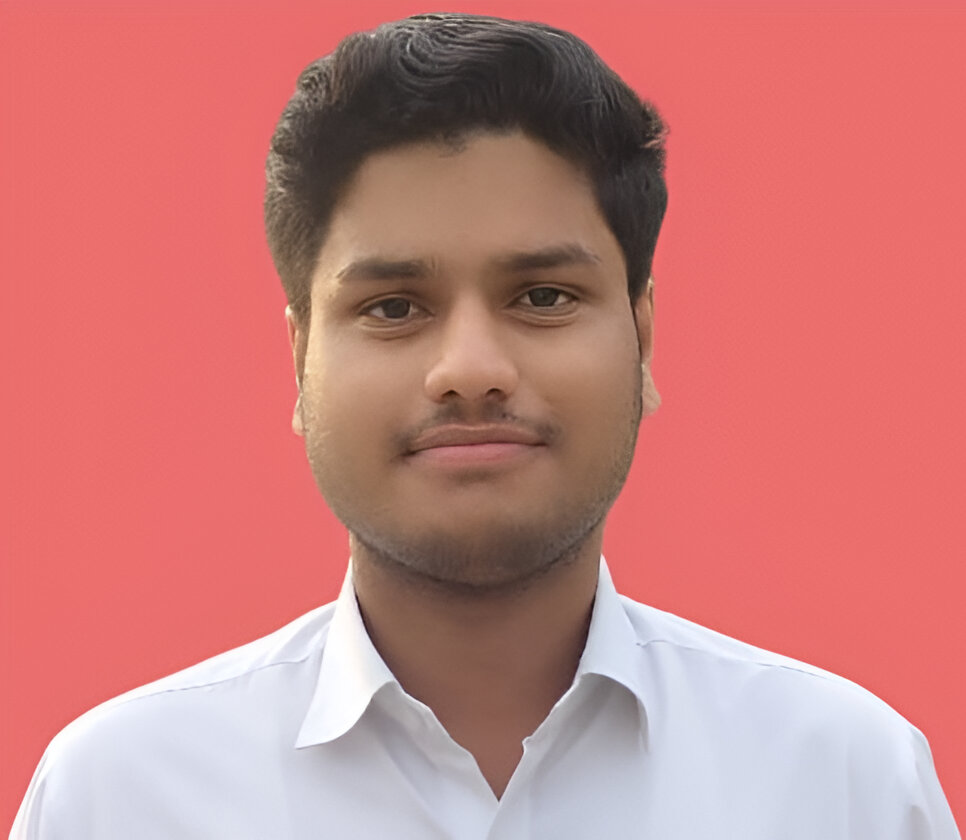
#> input picture dataset/Anand/Anand1.jpeg, 966 x 840 px, found by its file name; its folder holds only this picture in this run
$ jupyter execute --allow-errors FDAS.ipynb   (shell and % lines are left out)
#> lines starting #> are read from the running program, lines starting #| are printed output that depends on the picture
[cell 1]
import cv2
import os

def detect_and_crop_faces(input_folder, output_folder):
    # Load OpenCV's Haar Cascade for face detection
    face_cascade = cv2.CascadeClassifier(cv2.data.haarcascades + 'haarcascade_frontalface_default.xml')

    # Create output folder if it doesn't exist
    if not os.path.exists(output_folder):
        os.makedirs(output_folder)

    # Iterate over all subfolders in the input folder
    for person_folder in os.listdir(input_folder):
        person_input_path = os.path.join(input_folder, person_folder)

        # Check if it's a directory (skip files)
        if os.path.isdir(person_input_path):
            person_output_path = os.path.join(output_folder, person_folder)

            if not os.path.exists(person_output_path):
                os.makedirs(person_output_path)

            # Process all images in each person's folder
            for filename in os.listdir(person_input_path):
                image_path = os.path.join(person_input_path, filename)
                img = cv2.imread(image_path)
#> img is the input picture: shape (840, 966, 3); mean B, G, R 123.5, 125.8, 200.7

                # Check if image is read successfully
                if img is not None:
                    gray = cv2.cvtColor(img, cv2.COLOR_BGR2GRAY)
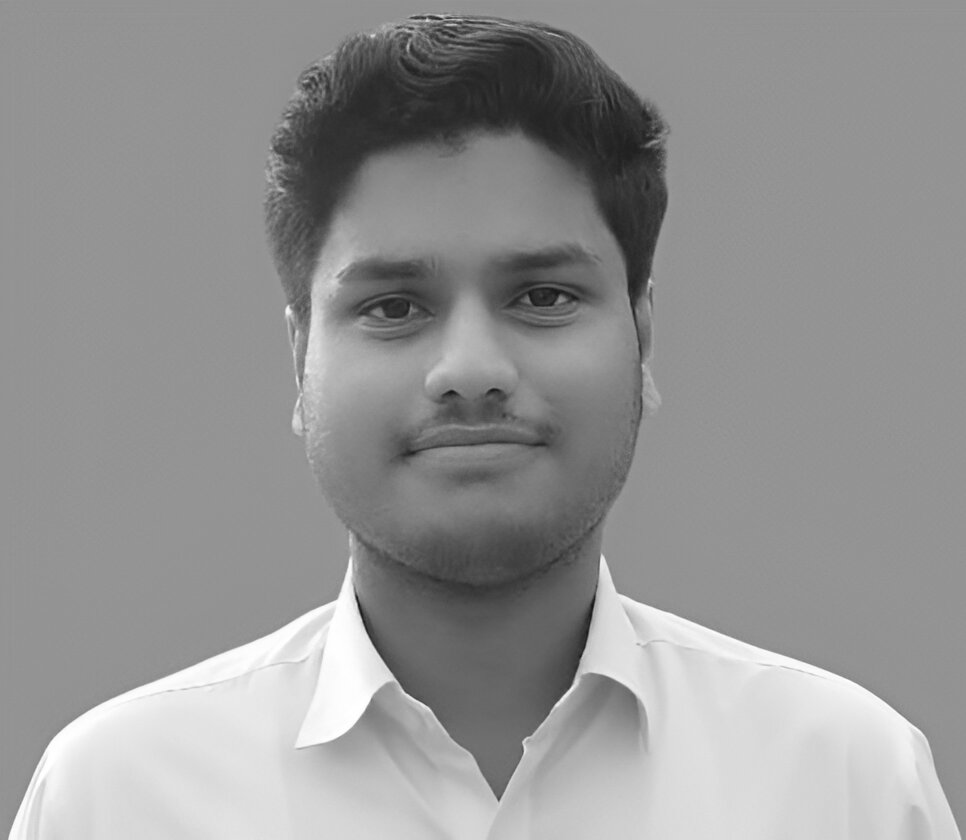
#> gray: shape (840, 966); min 19, max 255, mean 147.9

                    # Detect faces in the image
                    faces = face_cascade.detectMultiScale(gray, 1.3, 5)
#> faces = [[261, 129, 424, 424]]

                    # Crop and save each detected face
                    for (x, y, w, h) in faces:
                        face_img = img[y:y+h, x:x+w]
                        face_filename = os.path.join(person_output_path, filename)
                        cv2.imwrite(face_filename, face_img)
#> this loop made 1 pass
#> pass 1, in detect_and_crop_faces, `face_img = img[y:y+h, x:x+w]`:
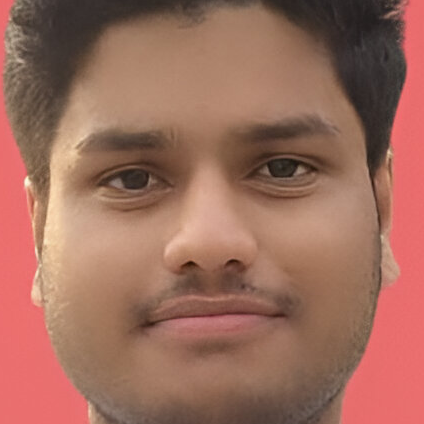
#> face_img: shape (424, 424, 3); mean B, G, R 92.5, 108, 157.4
#> pass 2 of the loop in detect_and_crop_faces, `for person_folder in os.listdir(input_folder):`:
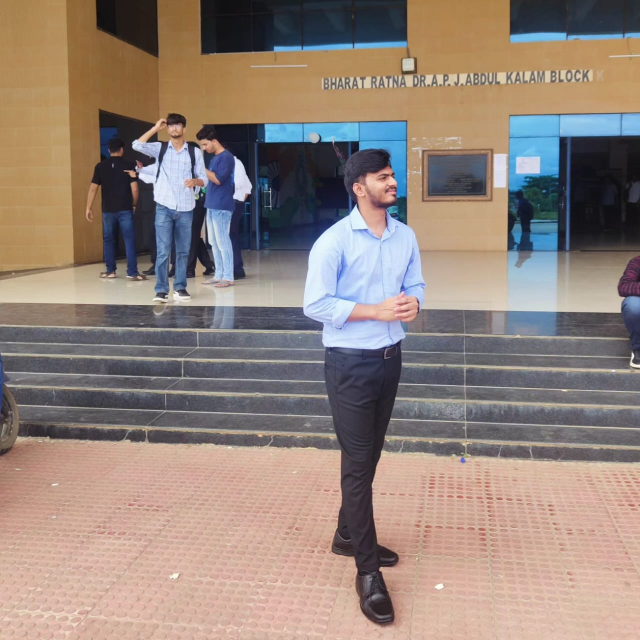
#> input picture dataset/Harsh/IMG-20241018-WA0007.jpg, 1280 x 1280 px, found by its file name (shown at 1/2 size)
#> in detect_and_crop_faces, img is the input picture: shape (1280, 1280, 3); mean B, G, R 123.4, 132, 148
#> in detect_and_crop_faces, `gray = cv2.cvtColor(img, cv2.COLOR_BGR2GRAY)`:
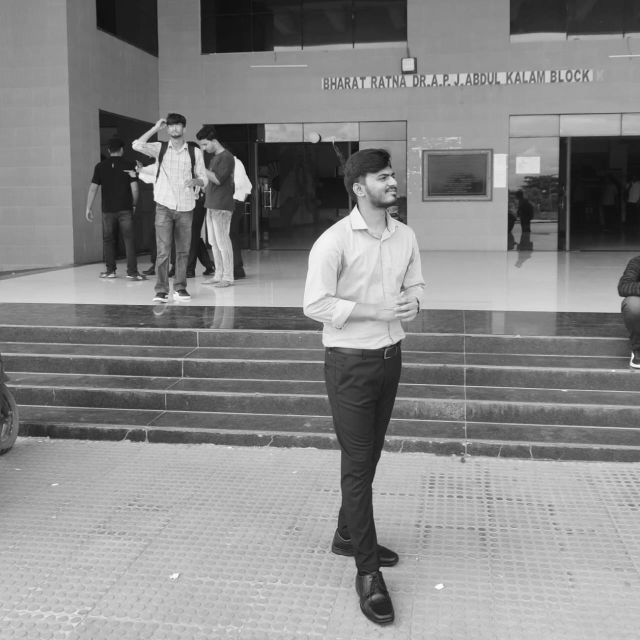
#> gray: shape (1280, 1280) (shown at 1/2 size); min 9, max 254, mean 135.8
#> faces = ()

# Example usage for detecting and cropping faces from multiple folders
input_folder = r'C:\Users\anand\Desktop\Attendance System\dataset'
output_folder = r'C:\Users\anand\Desktop\Attendance System\cropped_faces'

detect_and_crop_faces(input_folder, output_folder)
